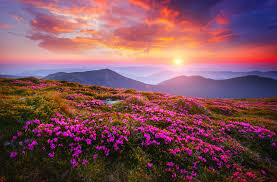
#> input picture 01_sandbox/lake.jpg, 277 x 182 px
$ python 'split and merge.py'
#> lines starting #> are read from the running program, lines starting #| are printed output that depends on the picture
import cv2
import matplotlib.pyplot as plt

lake = cv2.imread("lake.jpg")
#> lake is the input picture: shape (182, 277, 3); mean B, G, R 88.9, 80.2, 128.2
b, g, r = cv2.split(lake)
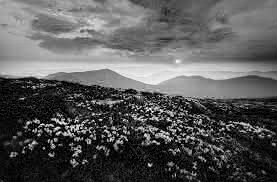
#> b: shape (182, 277); min 0, max 255, mean 88.9
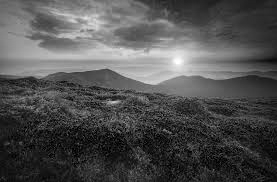
#> g: shape (182, 277); min 0, max 255, mean 80.2
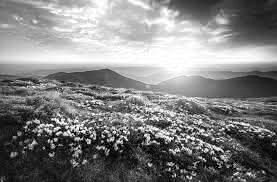
#> r: shape (182, 277); min 0, max 255, mean 128.2
# output
plt.figure(figsize=[13, 8])
plt.subplot(141)
plt.title("Red channel")
plt.imshow(r, cmap="gray")

plt.subplot(142)
plt.title("Green channel")
plt.imshow(g, cmap="gray")

plt.subplot(143)
plt.title("Blue channel")
plt.imshow(b, cmap="gray")

lake_merged = cv2.merge((r, g, b))
plt.subplot(144)
plt.title("Merged")
plt.imshow(lake_merged)

plt.show()
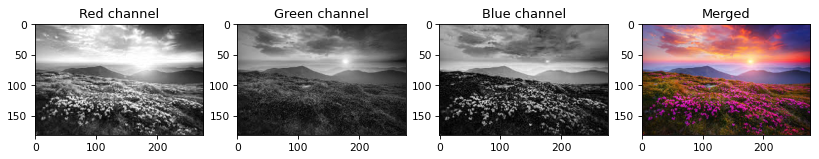
#> figure drawn by matplotlib, 4 panels

$ run again, with 01_sandbox/apple_green.jpg copied over 01_sandbox/lake.jpg
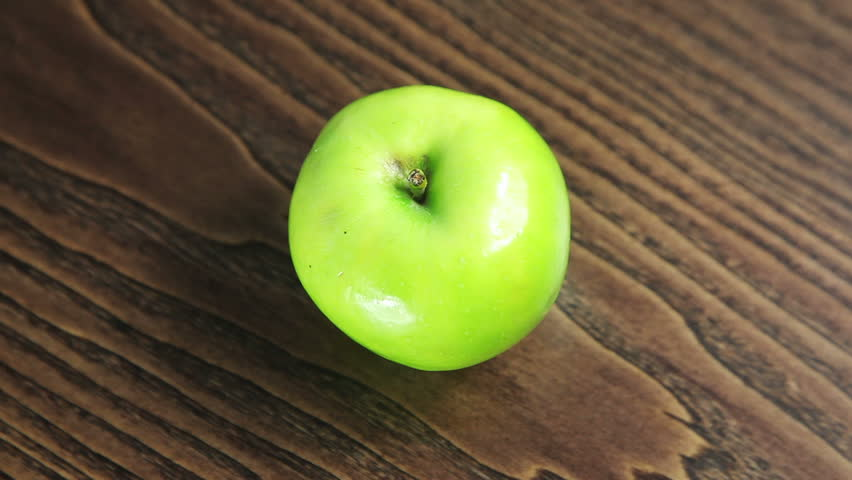
#> input picture 01_sandbox/apple_green.jpg, 852 x 480 px
#> lake is the input picture: shape (480, 852, 3); mean B, G, R 58.5, 96.3, 105.3
#> `b, g, r = cv2.split(lake)`:
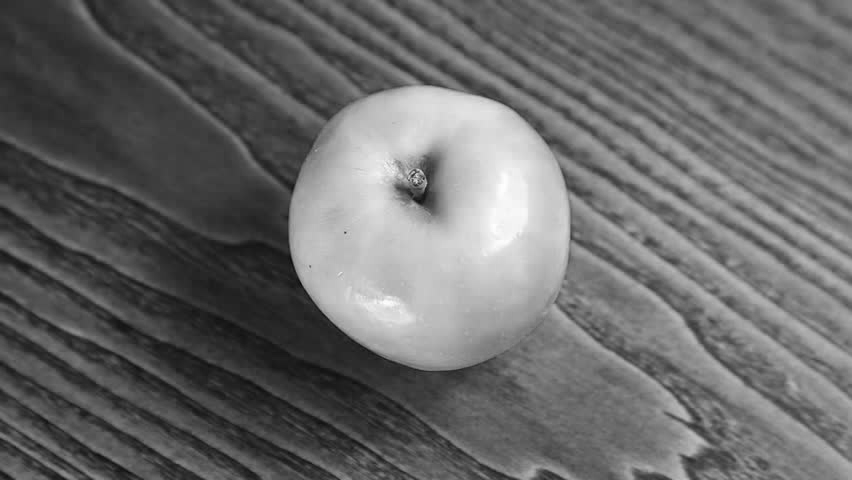
#> r: shape (480, 852); min 3, max 255, mean 105.3
#> `plt.show()`:
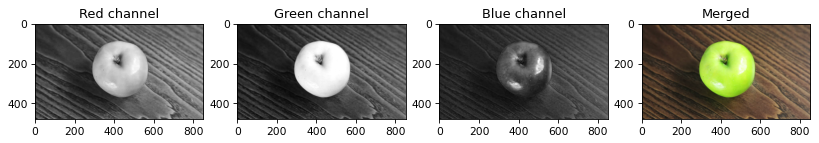
#> figure drawn by matplotlib, 4 panels
